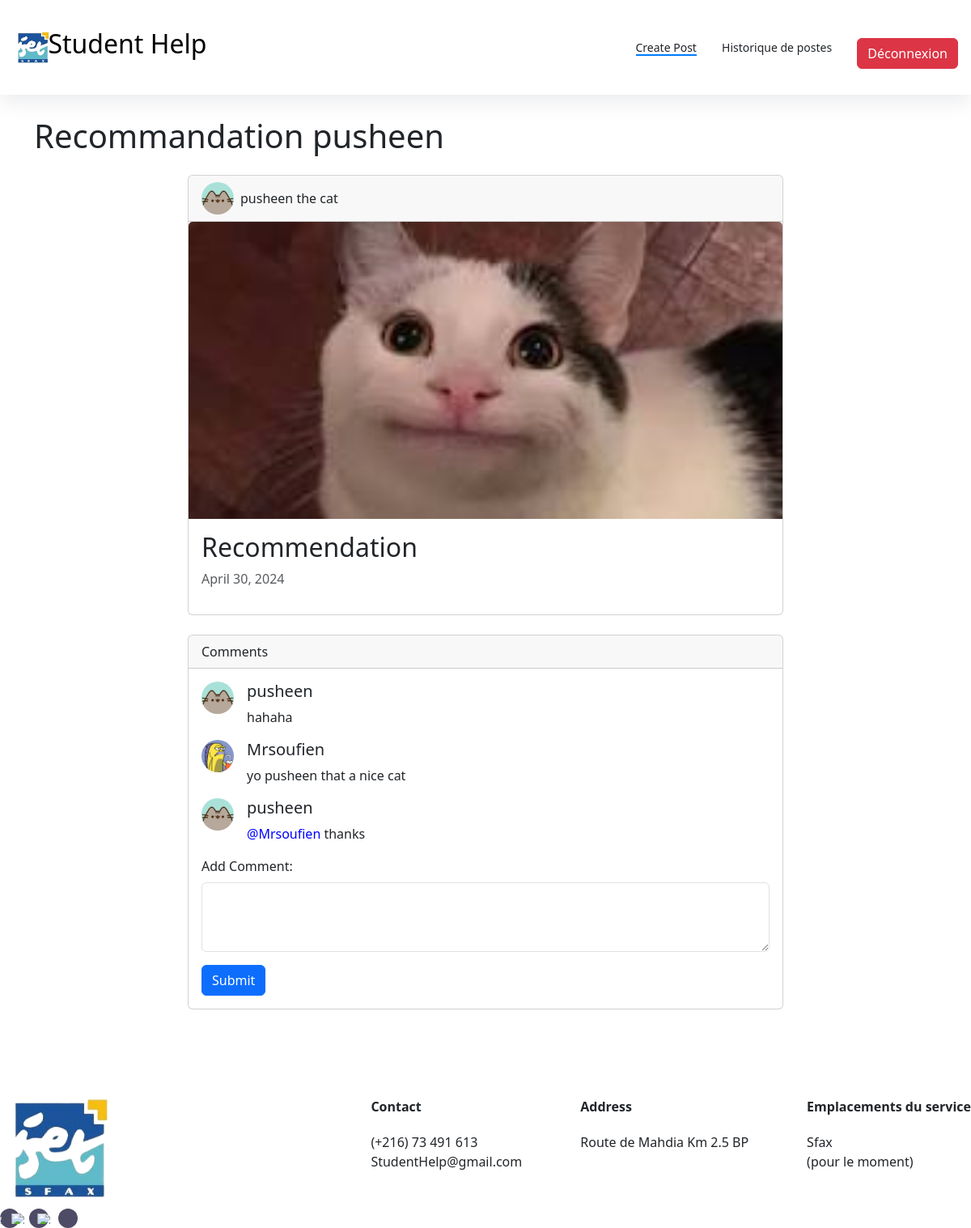
/StudentHelp/postComment/6/, run on the app's committed database.
### StudentHelp/models.py (models this page shows, shortened)
class Post(models.Model):
    POST_TYPES = (
        ('Stage', 'Stage'),
        ('Logement', 'Logement'),
        ('Transport', 'Transport'),
        ('Recommandation', 'Recommandation'),
        ('Evenement', 'Evenement'),
    )
    user = models.ForeignKey(User, on_delete=models.CASCADE)
    image = models.ImageField(upload_to='images/')
    post_type = models.CharField(max_length=50, choices=POST_TYPES)
    date = models.DateField()
    likes = models.IntegerField(default=0)
    def __str__(self):
        return self.post_type+" "+self.user.username

class UserProfile(models.Model):
    user = models.OneToOneField(User, on_delete=models.CASCADE)
    nom = models.CharField(max_length=50, default='')
    prenom = models.CharField(max_length=50, default='')
    image = models.ImageField(upload_to='images/')
    telephone = models.CharField(max_length=20)

class Reaction(models.Model):
    post = models.ForeignKey(Post, on_delete=models.CASCADE)
    user = models.ForeignKey(User, on_delete=models.CASCADE)
    comment = models.TextField()
    like = models.BooleanField(default=False)

### StudentHelp/views.py (the view)
# urls.py: path('postComment/<int:post_id>/', views.post_comment, name='post_comment'),
def post_comment(request, post_id):
    post = Post.objects.get(pk=post_id)
    comments = Reaction.objects.filter(post=post)
    user_profile = None
    if request.user.is_authenticated:
        try:
            user_profile = request.user.userprofile
        except UserProfile.DoesNotExist:
            pass
    return render(request, 'post_comment.html', {'post': post, 'comments': comments, 'user_profile': user_profile})

### StudentHelp/context_processors.py (called while the page is built)
def transport_requests_processor(request):
    if request.user.is_authenticated:
        transport_requests = TransportRequest.objects.filter(post__user=request.user)
    else:
        transport_requests = []
    return {'transport_requests': transport_requests}

### StudentHelp/templates/post_comment.html (shortened to what this page needs)
<!DOCTYPE html>
<html lang="en">
<head>
    <link href="https://stackpath.bootstrapcdn.com/bootstrap/4.5.2/css/bootstrap.min.css" rel="stylesheet">
</head>
<body>
    {% include 'navbar2.html' %}
    <div class="container">
        <h1 class="mt-4 mb-4">{{ post }}</h1>
        <div class="row justify-content-center">
            <div class="col-md-8">
                <div class="card mb-4">
                    <div class="card-header">
                        <div class="d-flex align-items-center">
                            <img src="{{ post.user.userprofile.image.url }}" class="rounded-circle mr-2" width="40" height="40" alt="User Image">
                            <span class="font-weight">{{ post.user.userprofile.nom }} {{ post.user.userprofile.prenom }}</span>
                        </div>
                    </div>
                    {%if post.image %}
                    <img src="{{ post.image.url }}" class="card-img-top" alt="Post Image">
                    {%endif%}
                    <div class="card-body">
                        <h2 class="card-title">
                            {% if post.post_type == 'Stage' %}
                                {{ post.subject }}
                            {% elif post.post_type == 'Logement' %}
                                {{ post.localisation }}
                            {% elif post.post_type == 'Transport' %}
                                From: {{ post.depart }} - To: {{ post.destination }}
                            {% elif post.post_type == 'Recommandation' %}
                                Recommendation
                            {% elif post.post_type == 'Evenement' %}
                                {{ post.intitule }} at {{ post.lieu }}
                            {% endif %}
                        </h2>
                        <p class="card-text text-muted">{{ post.date }}</p>
                    </div>
                </div>
                <div class="card mb-4">
                    <div class="card-header">
                        Comments
                    </div>
                    <div class="card-body" id="comments">
                        {% for comment in comments %}
                        <div class="media mb-3">
                            <img src="{{ comment.user.userprofile.image.url }}" class="mr-3 rounded-circle" width="40" height="40" alt="User Image">
                            <div class="media-body">
                                <h5 class="mt-0">{{ comment.user.username }} </h5>
                                <span class="comment-text">{{ comment.comment }}</span>
                            </div>
                        </div>
                        {% endfor %}
                        <form method="post" action="{% url 'add_comment' post.id %}">
                            <div class="form-group">
                                <label for="comment">Add Comment:</label>
                                <textarea class="form-control" id="comment" name="comment" rows="3"></textarea>
                            </div>
                            <button type="submit" class="btn btn-primary">Submit</button>
                        </form>
                    </div>
                </div>
            </div>
        </div>
    </div>
    {% include 'footer.html' %}
</body>
</html>

### data on the page
Post: post_type+user "Recommandation pusheen", user.userprofile.image (picture), user.userprofile.nom "pusheen", user.userprofile.prenom "the cat", image (picture), date "April 30, 2024"
Reaction: user.userprofile.image (picture), user.username "pusheen"
Reaction: user.userprofile.image (picture), user.username "Mrsoufien"
Reaction: user.userprofile.image (picture), user.username "pusheen"
